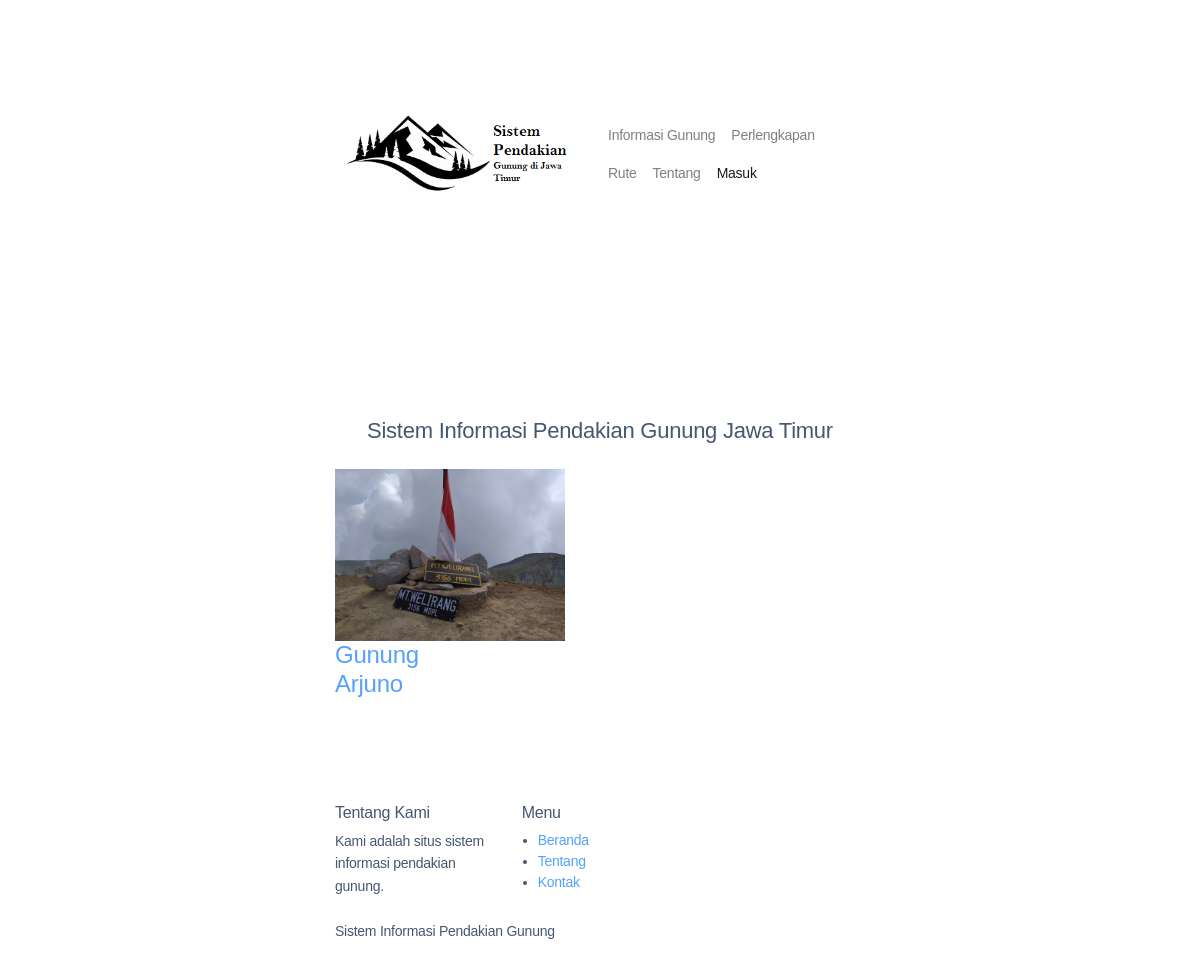
The page / on the database its author committed.
### tables this page shows
CREATE TABLE `tb_wisata` (
  `id_wisata` int(11) NOT NULL,
  `nama_wisata` varchar(100) NOT NULL,
  `alamat` varchar(100) NOT NULL,
  `ket_singkat` longtext NOT NULL,
  `ket_lengkap` longtext NOT NULL,
  `gambar` varchar(280) NOT NULL,
  `kategori` varchar(100) NOT NULL,
  `created` datetime NOT NULL DEFAULT current_timestamp(),
  `modified` datetime NOT NULL DEFAULT current_timestamp()
);

### application/controllers/Home.php (called while the page is built, shortened)
<?php
class Home extends CI_Controller
{
    public function __construct()
    {
        $this->load->model('Wisata_M');
        $this->load->model('Perlengkapan_M');
        $this->load->model('Rute_M');
        $this->load->model('Krisar_M');
    }
    public function index()
    {
        $data = [
            'wisata' => $this->Wisata_M->getData()
        ];
        $this->load->view('core/header');
        $this->load->view('home/informasi', $data);
        $this->load->view('core/footer');
    }
}

### index.php (called while the page is built, shortened)
<?php
require_once BASEPATH.'core/CodeIgniter.php';

### application/models/Wisata_M.php (called while the page is built, shortened)
<?php
class Wisata_M extends CI_Model
{
    public function getData()
    {
        return $this->db->get('tb_wisata')->result_array();
    }
}

### application/views/home/informasi.php (the view, shortened to what this page needs)
<section class="home_gallery_area p_120">
    <div class="container">
        <h2 class="text-center">Sistem Informasi Pendakian Gunung Jawa Timur</h2>
        <div class="gallery_f_inner row imageGallery1 mt-4 mb-4">
            <?php
            foreach ($wisata as $wis) :
            ?>
                <div class="col-lg-4 col-md-4 col-sm-6">
                    <div class="h_gallery_item">
                            <div class="g_img_item">
                                    <img src="<?= base_url('asset/images/gunung/' . $wis['gambar']) ?>" width="230">
                            </div>
                        <div class="g_item_text">
                            <a href="<?= base_url('home/d_wisata/' . $wis['id_wisata']); ?>">
                                <h4><?= $wis['nama_wisata']; ?></h4>
                            </a>
                        </div>
                    </div>
                </div>
            <?php endforeach; ?>
        </div>
    </div>
</section>

### rows shown on the page
tb_wisata: gambar (picture), nama_wisata "Gunung Arjuno"
